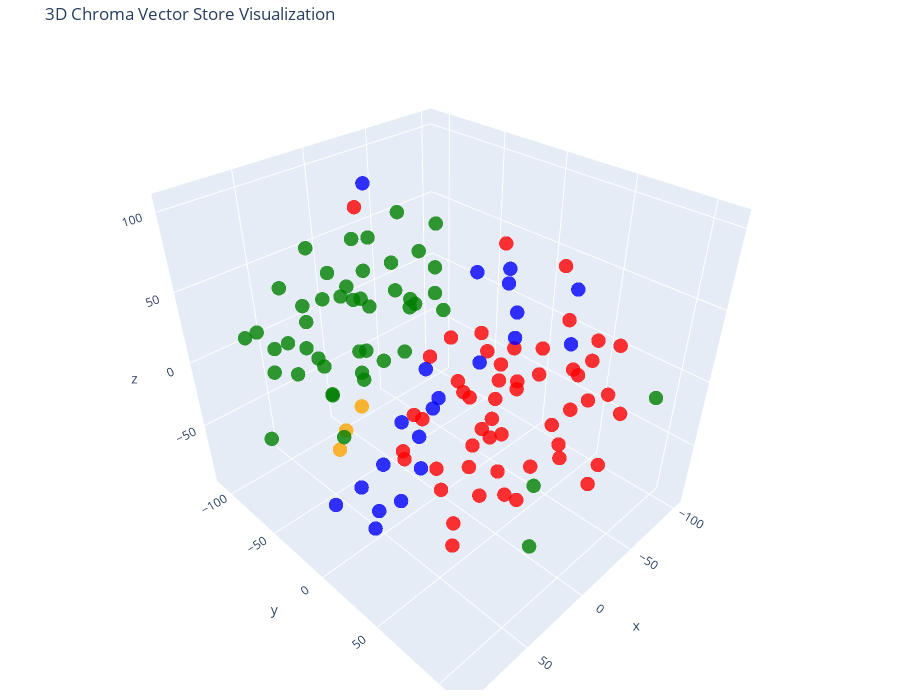

The notebook cell this image was saved under:
### Code cell
# in 3D

tsne = TSNE(n_components=3, random_state=42)
reduced_vectors = tsne.fit_transform(vectors)

# Create the 3D scatter plot
fig = go.Figure(data=[go.Scatter3d(
    x=reduced_vectors[:, 0],
    y=reduced_vectors[:, 1],
    z=reduced_vectors[:, 2],
    mode='markers',
    marker=dict(size=5, color=colors, opacity=0.8),
    text=[f"Type: {t}<br>Text: {d[:100]}..." for t, d in zip(doc_types, documents)],
    hoverinfo='text'
)])

fig.update_layout(
    title='3D Chroma Vector Store Visualization',
    scene=dict(xaxis_title='x', yaxis_title='y', zaxis_title='z'),
    width=900,
    height=700,
    margin=dict(r=20, b=10, l=10, t=40)
)

fig.show()

### Figure 1 — Plotly figure (JSON) as saved in the notebook; plotly's stock layout.template omitted (floating-point values rounded to 4 significant figures)
{"data": [{"hoverinfo": "text", "marker": {"color": ["orange", "orange", "orange", "red", "red", "red", "red", "red", "red", "red", "red", "red", "red", "red", "red", "red", "red", "red", "red", "red", "red", "red", "red", "red", "red", "red", "red", "red", "red", "red", "red", "red", "red", "red", "red", "red", "red", "red", "red", "red", "red", "red", "red", "red", "red", "red", "red", "red", "red", "red", "red", "red", "red", "red", "red", "green", "green", "green", "green", "green", "green", "green", "green", "green", "green", "green", "green", "green", "green", "green", "green", "green", "green", "green", "green", "green", "green", "green", "green", "green", "green", "green", "green", "green", "green", "green", "green", "green", "green", "green", "green", "green", "green", "green", "green", "green", "green", "green", "green", "green", "green", "green", "blue", "blue", "blue", "blue", "blue", "blue", "blue", "blue", "blue", "blue", "blue", "blue", "blue", "blue", "blue", "blue", "blue", "blue", "blue", "blue", "blue"], "opacity": 0.8, "size": 5}, "mode": "markers", "text": ["Type: company<br>Text: # About Insurellm\n\nInsurellm was founded by Avery Lancaster in 2015 as an insurance tech startup des...", "Type: company<br>Text: # Careers at Insurellm\n\nInsurellm is hiring! We are looking for talented software engineers, data sc...", "Type: company<br>Text: # Overview of Insurellm\n\nInsurellm is an innovative insurance tech firm with 200 employees across th...", "Type: contracts<br>Text: # Contract with Apex Reinsurance for Rellm: AI-Powered Enterprise Reinsurance Solution\n\n## Terms\n\n1....", "Type: contracts<br>Text: ## Renewal\n\n1. **Automatic Renewal**: This Agreement will automatically renew for successive one-yea...", "Type: contracts<br>Text: 2. **Seamless Integrations**: The architecture of Rellm allows for easy integration with existing sy...", "Type: contracts<br>Text: 1. **Technical Support**: Provider shall offer dedicated technical support to the Client via phone, ...", "Type: contracts<br>Text: **Insurellm, Inc.**  \n_____________________________  \nAuthorized Signature   \nDate: ________________...", "Type: contracts<br>Text: # Contract with Belvedere Insurance for Markellm\n\n## Terms\nThis Contract (\"Agreement\") is made and e...", "Type: contracts<br>Text: ## Renewal\n1. **Renewal Terms**: This Agreement may be renewed for additional one-year terms upon mu...", "Type: contracts<br>Text: ## Features\n1. **AI-Powered Matching**: Belvedere Insurance will benefit from Markellm's AI-powered ...", "Type: contracts<br>Text: ## Support\n1. **Technical Support**: Technical support will be available from 9 AM to 7 PM EST, Mond...", "Type: contracts<br>Text: **Belvedere Insurance**  \nSignature: ______________________  \nName: [Authorized Signatory]  \nTitle: ...", "Type: contracts<br>Text: # Contract with BrightWay Solutions for Markellm\n\n**Contract Date:** October 5, 2023  \n**Contract ID...", "Type: contracts<br>Text: 3. **Service Level Agreement (SLA):**  \n   Insurellm commits to a 99.9% uptime for the platform with...", "Type: contracts<br>Text: 2. **Real-Time Quote Availability:**  \n   Consumers sourced via BrightWay Solutions will receive rea...", "Type: contracts<br>Text: 3. **Training and Onboarding:**  \n   Insurellm agrees to provide one free training session on how to...", "Type: contracts<br>Text: # Contract with EverGuard Insurance for Rellm: AI-Powered Enterprise Reinsurance Solution\n\n**Contrac...", "Type: contracts<br>Text: 4. **Usage Rights**: EverGuard Insurance is granted a non-exclusive, non-transferable license to acc...", "Type: contracts<br>Text: 1. **Core Functionality**: Rellm provides EverGuard Insurance with advanced AI-driven analytics, sea...", "Type: contracts<br>Text: 1. **Customer Support**: Insurellm will provide EverGuard Insurance with 24/7 customer support, incl...", "Type: contracts<br>Text: ---\n\n**Signatures**  \n**For Insurellm**: __________________________  \n**Name**: John Smith  \n**Title...", "Type: contracts<br>Text: # Contract with GreenField Holdings for Markellm\n\n**Effective Date:** November 15, 2023  \n**Contract...", "Type: contracts<br>Text: ## Renewal\n1. **Automatic Renewal**: This contract will automatically renew for sequential one-year ...", "Type: contracts<br>Text: ## Features\n1. **AI-Powered Matching**: Access to advanced algorithms that connect GreenField Holdin...", "Type: contracts<br>Text: ## Support\n1. **Customer Support Access**: The Client will have access to dedicated support through ...", "Type: contracts<br>Text: **Signatures:**  \n_________________________                           _________________________  \n**...", "Type: contracts<br>Text: # Contract with Greenstone Insurance for Homellm\n\n---\n\n## Terms\n\n1. **Parties**: This Contract (\"Agr...", "Type: contracts<br>Text: 4. **Payment Terms**: \n   - The Customer shall pay an amount of $10,000 per month for the Standard T...", "Type: contracts<br>Text: ---\n\n## Features\n\n- **AI-Powered Risk Assessment**: Customer will have access to enhanced risk evalu...", "Type: contracts<br>Text: - **Customer Portal**: A dedicated portal will be provided, allowing the Customer's clients to manag...", "Type: contracts<br>Text: ______________________________  \n[Name], [Title]  \nDate: ______________________\n\n**For Greenstone In...", "Type: contracts<br>Text: # Contract with GreenValley Insurance for Homellm\n\n**Contract Date:** October 6, 2023  \n**Contract N...", "Type: contracts<br>Text: 4. **Confidentiality:** Both parties agree to maintain the confidentiality of proprietary informatio...", "Type: contracts<br>Text: 1. **AI-Powered Risk Assessment:** Access to advanced AI algorithms for real-time risk evaluations.\n...", "Type: contracts<br>Text: 3. **Regular Updates:** Insurellm will offer ongoing updates and enhancements to the Homellm platfor...", "Type: contracts<br>Text: # Contract with Pinnacle Insurance Co. for Homellm\n\n## Terms\nThis contract (\"Contract\") is entered i...", "Type: contracts<br>Text: ## Renewal\n1. **Renewal Terms**: At the end of the initial term, this Contract shall automatically r...", "Type: contracts<br>Text: ## Features\n1. **AI-Powered Risk Assessment**: Utilized for tailored underwriting decisions specific...", "Type: contracts<br>Text: ## Support\n1. **Technical Support**: Insurellm shall provide 24/7 technical support via an email and...", "Type: contracts<br>Text: # Contract with Roadway Insurance Inc. for Carllm\n\n---\n\n## Terms\n\n1. **Agreement Effective Date**: T...", "Type: contracts<br>Text: ---\n\n## Renewal\n\n1. **Automatic Renewal**: This agreement will automatically renew for an additional...", "Type: contracts<br>Text: ---\n\n## Features\n\n1. **Access to Core Features**: Roadway Insurance Inc. will have access to all Pro...", "Type: contracts<br>Text: ---\n\n## Support\n\n1. **Technical Support**: Roadway Insurance Inc. will receive priority technical su...", "Type: contracts<br>Text: # Contract with Stellar Insurance Co. for Rellm\n\n## Terms\nThis contract is made between **Insurellm*...", "Type: contracts<br>Text: ### Termination\nEither party may terminate this agreement with a **30-day written notice**. In the e...", "Type: contracts<br>Text: ## Features\nStellar Insurance Co. will receive access to the following features of the Rellm product...", "Type: contracts<br>Text: ## Support\nInsurellm provides Stellar Insurance Co. with the following support services:\n\n- **24/7 T...", "Type: contracts<br>Text: # Contract with TechDrive Insurance for Carllm\n\n**Contract Date:** October 1, 2024  \n**Contract Dura...", "Type: contracts<br>Text: ## Renewal\n\n1. **Automatic Renewal**: This contract shall automatically renew for additional one-yea...", "Type: contracts<br>Text: ## Support\n\n1. **Customer Support**: Insurellm will provide 24/7 customer support to TechDrive Insur...", "Type: contracts<br>Text: **TechDrive Insurance Representative:**  \nName: Sarah Johnson  \nTitle: Operations Director  \nDate: _...", "Type: contracts<br>Text: # Contract with Velocity Auto Solutions for Carllm\n\n**Contract Date:** October 1, 2023  \n**Contract ...", "Type: contracts<br>Text: ## Renewal\n\n1. **Automatic Renewal**: This contract will automatically renew for successive 12-month...", "Type: contracts<br>Text: ## Support\n\n1. **Customer Support**: Velocity Auto Solutions will have access to Insurellm’s custome...", "Type: employees<br>Text: # HR Record\n\n# Alex Chen\n\n## Summary\n- **Date of Birth:** March 15, 1990  \n- **Job Title:** Backend ...", "Type: employees<br>Text: ## Annual Performance History\n- **2020:**  \n  - Completed onboarding successfully.  \n  - Met expecta...", "Type: employees<br>Text: ## Compensation History\n- **2020:** Base Salary: $80,000  \n- **2021:** Base Salary Increase to $90,0...", "Type: employees<br>Text: Alex Chen continues to be a vital asset at Insurellm, contributing significantly to innovative backe...", "Type: employees<br>Text: # HR Record\n\n# Alex Harper\n\n## Summary\n- **Date of Birth**: March 15, 1993  \n- **Job Title**: Sales ...", "Type: employees<br>Text: ## Annual Performance History  \n- **2021**:  \n  - **Performance Rating**: 4.5/5  \n  - **Key Achievem...", "Type: employees<br>Text: - **2022**:  \n  - **Base Salary**: $65,000 (Promotion to Senior SDR)  \n  - **Bonus**: $13,000 (20% o...", "Type: employees<br>Text: # HR Record\n\n# Alex Thomson\n\n## Summary\n- **Date of Birth:** March 15, 1995  \n- **Job Title:** Sales...", "Type: employees<br>Text: ## Annual Performance History  \n- **2022** - Rated as \"Exceeds Expectations.\" Alex Thomson achieved ...", "Type: employees<br>Text: ## Other HR Notes\n- Alex Thomson is an active member of the Diversity and Inclusion committee at Ins...", "Type: employees<br>Text: # Avery Lancaster\n\n## Summary\n- **Date of Birth**: March 15, 1985  \n- **Job Title**: Co-Founder & Ch...", "Type: employees<br>Text: - **2010 - 2013**: Business Analyst at Edge Analytics  \n  Prior to joining Innovate, Avery worked as...", "Type: employees<br>Text: - **2018**: **Exceeds Expectations**  \n  Under Avery’s pivoted vision, Insurellm launched two new su...", "Type: employees<br>Text: - **2022**: **Satisfactory**  \n  Avery focused on rebuilding team dynamics and addressing employee c...", "Type: employees<br>Text: ## Compensation History\n- **2015**: $150,000 base salary + Significant equity stake  \n- **2016**: $1...", "Type: employees<br>Text: ## Other HR Notes\n- **Professional Development**: Avery has actively participated in leadership trai...", "Type: employees<br>Text: # HR Record\n\n# Emily Carter\n\n## Summary\n- **Date of Birth:** August 12, 1990  \n- **Job Title:** Acco...", "Type: employees<br>Text: - **2017-2019:** Marketing Intern  \n  - Assisted with market research and campaign development for s...", "Type: employees<br>Text: ## Compensation History\n| Year | Base Salary | Bonus         | Total Compensation |\n|------|--------...", "Type: employees<br>Text: Emily Carter exemplifies the kind of talent that drives Insurellm's success and is an invaluable ass...", "Type: employees<br>Text: # HR Record\n\n# Emily Tran\n\n## Summary\n- **Date of Birth:** March 18, 1991  \n- **Job Title:** Digital...", "Type: employees<br>Text: - **January 2017 - May 2018**: Marketing Intern  \n  - Supported the Marketing team by collaborating ...", "Type: employees<br>Text: - **2021**:  \n  - Performance Rating: Meets Expectations  \n  - Key Achievements: Contributed to the ...", "Type: employees<br>Text: - **Professional Development Goals**:  \n  - Emily Tran aims to become a Marketing Manager within the...", "Type: employees<br>Text: # HR Record\n\n# Jordan Blake\n\n## Summary\n- **Date of Birth:** March 15, 1993  \n- **Job Title:** Sales...", "Type: employees<br>Text: ## Annual Performance History\n- **2021:** First year at Insurellm; achieved 90% of monthly targets. ...", "Type: employees<br>Text: ## Other HR Notes\n- Jordan has shown an interest in continuing education, actively participating in ...", "Type: employees<br>Text: # HR Record\n\n# Jordan K. Bishop\n\n## Summary\n- **Date of Birth:** March 15, 1990\n- **Job Title:** Fro...", "Type: employees<br>Text: ## Annual Performance History\n- **2019:** Exceeds Expectations - Continuously delivered high-quality...", "Type: employees<br>Text: ## Compensation History\n- **June 2018:** Starting Salary - $85,000\n- **June 2019:** Salary Increase ...", "Type: employees<br>Text: ## Other HR Notes\n- Jordan K. Bishop has been an integral part of club initiatives, including the In...", "Type: employees<br>Text: # HR Record\n\n# Maxine Thompson\n\n## Summary\n- **Date of Birth:** January 15, 1991  \n- **Job Title:** ...", "Type: employees<br>Text: ## Insurellm Career Progression\n- **January 2017 - October 2018**: **Junior Data Engineer**  \n  * Ma...", "Type: employees<br>Text: ## Annual Performance History\n- **2017**: *Meets Expectations*  \n  Maxine showed potential in her ro...", "Type: employees<br>Text: - **2021**: *Exceeds Expectations*  \n  Maxine spearheaded the transition to a new data warehousing s...", "Type: employees<br>Text: ## Compensation History\n- **2017**: $70,000 (Junior Data Engineer)  \n- **2018**: $75,000 (Junior Dat...", "Type: employees<br>Text: # HR Record\n\n# Oliver Spencer\n\n## Summary\n- **Date of Birth**: May 14, 1990  \n- **Job Title**: Backe...", "Type: employees<br>Text: ## Annual Performance History\n- **2018**: **3/5** - Adaptable team player but still learning to take...", "Type: employees<br>Text: ## Compensation History\n- **March 2018**: Initial salary of $80,000.\n- **July 2019**: Salary increas...", "Type: employees<br>Text: # Samantha Greene\n\n## Summary\n- **Date of Birth:** October 14, 1990\n- **Job Title:** HR Generalist\n-...", "Type: employees<br>Text: ## Annual Performance History\n- **2020:** Exceeds Expectations  \n  Samantha Greene demonstrated exce...", "Type: employees<br>Text: ## Compensation History\n- **2020:** Base Salary - $55,000  \n  The entry-level salary matched industr...", "Type: employees<br>Text: - **2023:** Base Salary - $70,000  \n  Recognized for substantial improvement in employee relations m...", "Type: employees<br>Text: # HR Record\n\n# Samuel Trenton\n\n## Summary\n- **Date of Birth:** April 12, 1989  \n- **Job Title:** Sen...", "Type: employees<br>Text: ## Annual Performance History\n- **2023:** Rating: 4.5/5  \n  *Samuel exceeded expectations, successfu...", "Type: employees<br>Text: ## Compensation History\n- **2023:** Base Salary: $115,000 + Bonus: $15,000  \n  *Annual bonus based o...", "Type: employees<br>Text: - **Engagement in Company Culture:** Regularly participates in team-building events and contributes ...", "Type: products<br>Text: # Product Summary\n\n# Carllm\n\n## Summary\n\nCarllm is an innovative auto insurance product developed by...", "Type: products<br>Text: - **Instant Quoting**: With Carllm, insurance companies can offer near-instant quotes to customers, ...", "Type: products<br>Text: - **Mobile Integration**: Carllm is designed to work seamlessly with mobile applications, providing ...", "Type: products<br>Text: - **Professional Tier**: $2,500/month\n  - For medium-sized companies.\n  - All Basic Tier features pl...", "Type: products<br>Text: ### Q2 2025: Customer Experience Improvements\n- Launch of a new **mobile app** for end-users.\n- Intr...", "Type: products<br>Text: # Product Summary\n\n# Homellm\n\n## Summary\nHomellm is an innovative home insurance product developed b...", "Type: products<br>Text: ### 2. Dynamic Pricing Model\nWith Homellm's innovative dynamic pricing model, insurance providers ca...", "Type: products<br>Text: ### 5. Multi-Channel Integration\nHomellm seamlessly integrates into existing insurance platforms, pr...", "Type: products<br>Text: - **Basic Tier:** Starting at $5,000/month for small insurers with basic integration features.\n- **S...", "Type: products<br>Text: All tiers include a comprehensive training program and ongoing updates to ensure optimal performance...", "Type: products<br>Text: With Homellm, Insurellm is committed to transforming the landscape of home insurance, ensuring both ...", "Type: products<br>Text: # Product Summary\n\n# Markellm\n\n## Summary\n\nMarkellm is an innovative two-sided marketplace designed ...", "Type: products<br>Text: - **User-Friendly Interface**: Designed with user experience in mind, Markellm features an intuitive...", "Type: products<br>Text: - **Customer Support**: Our dedicated support team is always available to assist both consumers and ...", "Type: products<br>Text: ### For Insurance Companies:\n- **Basic Listing Fee**: $199/month for a featured listing on the platf...", "Type: products<br>Text: ### Q3 2025\n- Initiate a comprehensive marketing campaign targeting both consumers and insurers to i...", "Type: products<br>Text: # Product Summary\n\n# Rellm: AI-Powered Enterprise Reinsurance Solution\n\n## Summary\n\nRellm is an inno...", "Type: products<br>Text: ### Seamless Integrations\nRellm's architecture is designed for effortless integration with existing ...", "Type: products<br>Text: ### Regulatory Compliance Tools\nRellm includes built-in compliance tracking features to help organiz...", "Type: products<br>Text: Join the growing number of organizations leveraging Rellm to enhance their reinsurance processes whi...", "Type: products<br>Text: Experience the future of reinsurance with Rellm, where innovation meets reliability. Let Insurellm h..."], "type": "scatter3d", "x": [48.92, 47.07, 64.94, -32.42, -55.66, -79.25, -32.99, -3.867, -40.3, -8.451, 12.82, -3.143, -63.42, -8.952, 28.12, -36.43, 22.04, -5.867, -65.17, -56.65, -38.34, 47.24, -35.69, -38.18, 34.84, 51.03, 61.67, -37.93, -21.86, 10.54, -16.74, 51.46, -9.661, 7.208, 17.73, -11.81, -84.35, -16.52, -65.51, -10.83, -30.96, -25.5, 27.96, -6.919, -13.82, -35.84, 24.2, -32.12, -28.38, -49.18, 4.291, 71.4, -39.82, -57.64, -15.22, 75.17, 59.76, -74.29, 77.39, 43.03, 48.15, 14.07, -30.55, 33.05, 31.99, 34.07, 18.51, -4.837, 6.46, -1.652, 21.47, 17.55, 81.8, -26.71, 27.3, -8.928, 27.49, -10.29, -14.95, 52.42, 57.25, 13.31, 79.2, 62.2, 15.49, 34.25, -39.9, 32.43, 37.22, 16.15, 56.49, 94.01, 55.18, -4.12, -50.46, 30.6, -13.33, -35.31, 88.51, 30.18, 5.604, 84.83, 27.11, 47.69, 56.65, 59.66, 17.65, -12.35, -88.4, -102.6, -55.56, -74.88, -77.45, 7.052, -16.84, -24.54, -29.89, -9.432, 16.22, -88.07, -65.94, -75.5, 91.13], "y": [-32.83, -17.63, -18.5, 50.6, 71.8, -3.523, 33.19, -12.45, 42.89, 99.15, -10.21, 40.02, 47.31, 27.12, 46.21, -26.62, 60.61, 51.34, 25.29, -0.1376, 11.95, 44.98, 19.23, 96.41, 3.399, 80.44, 72.21, 15.06, 111.6, -58.4, 36.69, 61.68, 57.2, 61.17, 41.87, 17.26, 66.33, 86.59, 37.59, 14.8, 97.79, 71.44, 13.73, 40.75, 75.08, 82.53, 25.13, 9.014, 72.79, 62.66, 19.24, 46.53, 87.56, 55.78, 18.93, -5.463, -102.8, 103.8, 4.422, -34.39, -88.69, -49.75, -111.1, -66.58, 99.91, 37.27, -87.07, -82.45, -66.03, -108.0, 6.757, -5.784, -77.47, -71.74, -0.2753, -12.67, 97.25, -49.78, -19.08, -10.92, 17.22, -18.42, -16.2, -84.23, -104.6, -18.33, -43.57, -35.02, -65.89, -49.13, -42.72, -6.554, -75.41, -82.39, -75.67, -93.8, -80.22, -63.71, -35.05, -93.32, -78.46, -60.65, -9.447, -23.67, -0.6773, 7.999, -37.41, -77.98, 32.29, 21.84, 3.958, -11.59, -42.29, -28.8, -18.48, -38.39, -37.57, -30.18, -1.196, -14.97, -27.4, -4.343, 9.75], "z": [-33.5, -7.184, -30.3, 28.37, 32.77, -47.61, -10.11, 5.919, -72.41, 55.67, -28.96, -12.35, -64.8, -87.8, 27.36, -1.85, 1.114, 41.56, -19.61, -20.1, -32.26, -15.59, -89.16, 49.22, -36.64, 35.91, -27.01, 79.92, 21.5, 93.94, -34.31, -60.43, -70.94, -51.86, -35.58, -52.32, -24.33, 36.3, 63.71, -14.49, -29.24, 59.63, -9.786, 13.97, -2.67, 6.698, -61.1, 6.639, -38.21, -18.71, 8.06, 7.803, -57.23, 3.498, 32.32, 22.7, 11.17, -1.024, 0.7797, 58.53, 44.02, 57.67, -5.273, 39.24, -1.281, 76.74, -51.23, -42.45, -33.99, 27.76, 93.53, 52.96, 28.93, 39.63, 30.56, 65.33, -51.91, 34.68, 43.36, 70.09, 47.67, 104.5, 66.04, -9.032, 53.28, 96.94, 72.05, 16.37, -7.714, 2.336, 19.27, 45.73, 13.88, 60.59, -2.938, -10.29, 8.736, 12.15, 44.88, 21.94, 32.2, -35.4, -93.14, -76.45, -90.06, -66.08, -85.14, 95.97, 36.83, -15.5, 42.93, 39.71, 24.53, -49.02, -36.45, -27.06, -63.12, -72.28, -65.75, -20.65, -36.71, 9.97, -37.1]}], "layout": {"height": 700, "margin": {"b": 10, "l": 10, "r": 20, "t": 40}, "scene": {"xaxis": {"title": {"text": "x"}}, "yaxis": {"title": {"text": "y"}}, "zaxis": {"title": {"text": "z"}}}, "title": {"text": "3D Chroma Vector Store Visualization"}, "width": 900}}
